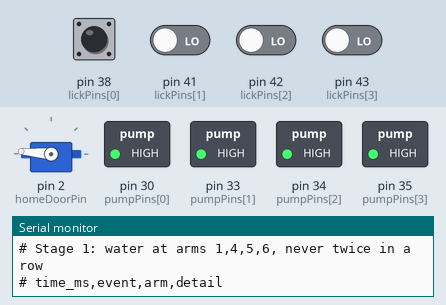
Simulated run of this sketch. Board: Arduino Mega 2560, built with avr-gcc and run on an emulated ATmega2560. On the bench: servo, switched loads named in the sketch (green lamp = pin HIGH), the last lines printed to the serial monitor. Inputs (shaded band) come from the test bench; at power-on: pin 38 (lickPins[0]), pin 41 (lickPins[1]), pin 42 (lickPins[2]), pin 43 (lickPins[3]) LOW.

Above: at 3.2 s.
3.3 s: pin 38 (lickPins[0]) driven HIGH
At 3.7 s:
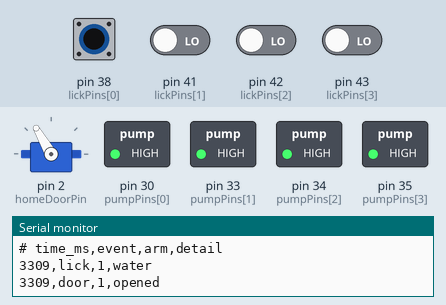
4.9 s: pin 41 (lickPins[1]) driven HIGH
At 6.0 s:
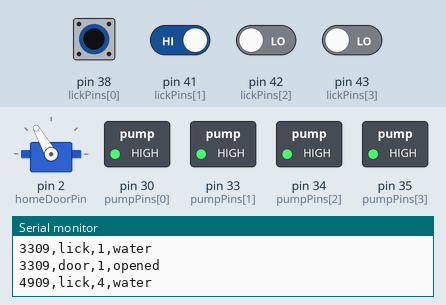
6.5 s: pin 42 (lickPins[2]) driven HIGH
At 7.3 s:
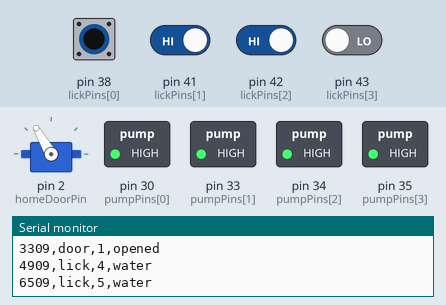
8.1 s: pin 43 (lickPins[3]) driven HIGH
At 9.4 s:
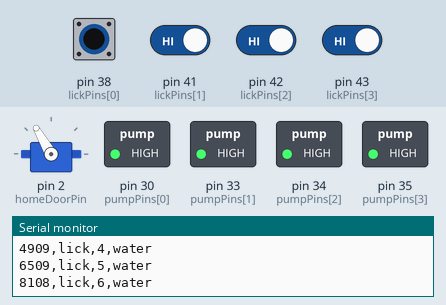
9.7 s: pin 38 (lickPins[0]) pulsed LOW 2 times (0.12 s each, 0.3 s apart)
At 9.88 s:
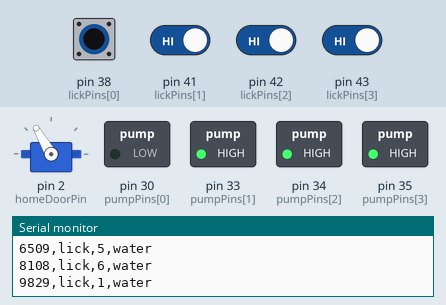
Timing chart, 0 to 12.7 s (numbered marks = the images above; inputs shaded):
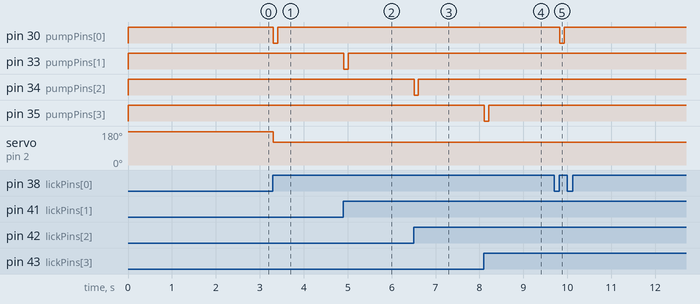

The sketch:

maze_stage1.ino
```cpp
/*
  8-arm maze training, STAGE 1: water at every arm, never twice in a row

  Arms used: 1 (homeport), 4, 5, 6.

  - Power-on: the homeport door moves to CLOSED. Sensors are ignored for
    the first 2 seconds while the door and sensors settle.
  - Then water is available at arms 1, 4, 5, 6.
  - First lick at the homeport: water, and the door moves to OPEN and
    stays there. The door is never moved again.
  - A lick at any arm gives water, then that arm is blocked.
  - The blocked arm is unblocked as soon as the mouse gets water at
    a different arm. So only the most recently rewarded arm is blocked.

  Board: Arduino Mega. Serial Monitor: 57600 baud.
*/

#include <Servo.h>

/* ==================== PINS ============================================*/

// Only arms 1, 4, 5, 6 are used. Arms 2, 3, 7, 8 are never touched.
const int NUM_PORTS = 4;
const int HOME = 0;   // position of the homeport (arm 1) in the lists below

const int armNumber[NUM_PORTS] = {1, 4, 5, 6};
const int pumpPins[NUM_PORTS]  = {30, 33, 34, 35};   // active LOW
const int lickPins[NUM_PORTS]  = {38, 41, 42, 43};   // HIGH = beam broken

// Only the homeport door is controlled. Doors 4, 5, 6 stay open by hand.
const int homeDoorPin = 2;


/* ==================== SETTINGS ========================================*/

const int sensorTriggeredState = HIGH;

// Door servo positions, as seen on the rig with the hardware test sketch.
// If the door ever does the opposite, swap these two numbers.
const int doorOpenPos   = 120;
const int doorClosedPos = 175;

const unsigned long pumpTime = 100;         // ms of water per reward
const unsigned long startupWait = 2000;     // ms after power-on with sensors ignored
const unsigned long lickConfirmTime = 10;   // ms the beam must stay broken to count as a lick


/* ==================== STATE ===========================================*/

Servo homeDoor;

bool doorOpened = false;     // true after the first homeport lick

bool pumpOn[NUM_PORTS] = {false, false, false, false};
unsigned long pumpStartTime[NUM_PORTS];

bool lastReading[NUM_PORTS];   // raw sensor reading on the previous check
bool beamBroken[NUM_PORTS];    // confirmed sensor state
unsigned long lastChangeTime[NUM_PORTS];

// The arm that gave water most recently. It gives nothing until another arm is rewarded.
int blockedPort = -1;   // -1 = no arm blocked yet


/* ==================== HELPERS =========================================*/

// One line per event: time_ms,event,arm,detail
void logEvent(const char* event, int arm, const char* detail) {
  Serial.print(millis());
  Serial.print(',');
  Serial.print(event);
  Serial.print(',');
  Serial.print(arm);
  Serial.print(',');
  Serial.println(detail);
}

// Start one pulse of water. updatePumps() switches it off again.
void giveWater(int p) {
  digitalWrite(pumpPins[p], LOW);
  pumpOn[p] = true;
  pumpStartTime[p] = millis();
}

void updatePumps() {
  for (int p = 0; p < NUM_PORTS; p++) {
    if (pumpOn[p] && millis() - pumpStartTime[p] >= pumpTime) {
      digitalWrite(pumpPins[p], HIGH);
      pumpOn[p] = false;
    }
  }
}

// Move the homeport door to OPEN. It is never moved again by this sketch.
void openHomeDoor() {
  homeDoor.write(doorOpenPos);
  doorOpened = true;
  logEvent("door", armNumber[HOME], "opened");
}

// True only at the moment a new lick is confirmed: the beam went from
// clear to broken and stayed broken for lickConfirmTime.
// Very short blips (electrical noise) are ignored.
bool lickStarted(int p) {
  bool reading = (digitalRead(lickPins[p]) == sensorTriggeredState);

  if (reading != lastReading[p]) {
    lastReading[p] = reading;
    lastChangeTime[p] = millis();
  }

  if (reading != beamBroken[p] && millis() - lastChangeTime[p] >= lickConfirmTime) {
    beamBroken[p] = reading;
    return reading;
  }
  return false;
}


/* ==================== TASK LOGIC ======================================*/

void handleLick(int p) {

  // Same arm as last reward: nothing happens
  if (p == blockedPort) {
    logEvent("lick", armNumber[p], "no_water");
    return;
  }

  giveWater(p);
  logEvent("lick", armNumber[p], "water");

  // Block this arm; the previously blocked arm is free again
  blockedPort = p;

  // First homeport lick starts the trial: open the door
  if (p == HOME && !doorOpened) {
    openHomeDoor();
  }
}


/* ==================== SETUP ===========================================*/

void setup() {

  Serial.begin(57600);

  for (int p = 0; p < NUM_PORTS; p++) {
    pinMode(lickPins[p], INPUT);

    // Set HIGH before switching to OUTPUT so the pump never fires at power-on
    digitalWrite(pumpPins[p], HIGH);
    pinMode(pumpPins[p], OUTPUT);

    pumpStartTime[p] = 0;
  }

  // Close the homeport door
  homeDoor.attach(homeDoorPin);
  homeDoor.write(doorClosedPos);

  Serial.println("# Stage 1: water at arms 1,4,5,6, never twice in a row");

  // Let the door finish moving and the sensors settle. Nothing counts as a lick yet.
  delay(startupWait);

  // Start from whatever each sensor reads now, so only a NEW beam break counts
  for (int p = 0; p < NUM_PORTS; p++) {
    bool reading = (digitalRead(lickPins[p]) == sensorTriggeredState);
    lastReading[p] = reading;
    beamBroken[p] = reading;
    lastChangeTime[p] = millis();

    if (reading) {
      Serial.print("# WARNING: sensor already triggered at start, arm ");
      Serial.println(armNumber[p]);
    }
  }

  Serial.println("# time_ms,event,arm,detail");
}


/* ==================== LOOP ============================================*/

void loop() {

  updatePumps();

  for (int p = 0; p < NUM_PORTS; p++) {
    if (lickStarted(p)) {
      handleLick(p);
    }
  }
}
```

Measured:
- after the input at 3.3 s, pin 30 (pumpPins[0]): HIGH → LOW at once, → HIGH 0.10 s later; servo on pin 2 (homeDoorPin): 175° → 120° at once
- after the input at 4.9 s, pin 33 (pumpPins[1]): HIGH → LOW at once, → HIGH 0.10 s later
- after the input at 6.5 s, pin 34 (pumpPins[2]): HIGH → LOW at once, → HIGH 0.10 s later
- after the input at 8.1 s, pin 35 (pumpPins[3]): HIGH → LOW at once, → HIGH 0.10 s later
- after the input at 9.7 s, pin 30 (pumpPins[0]): HIGH → LOW after 0.13 s, → HIGH 0.10 s later
